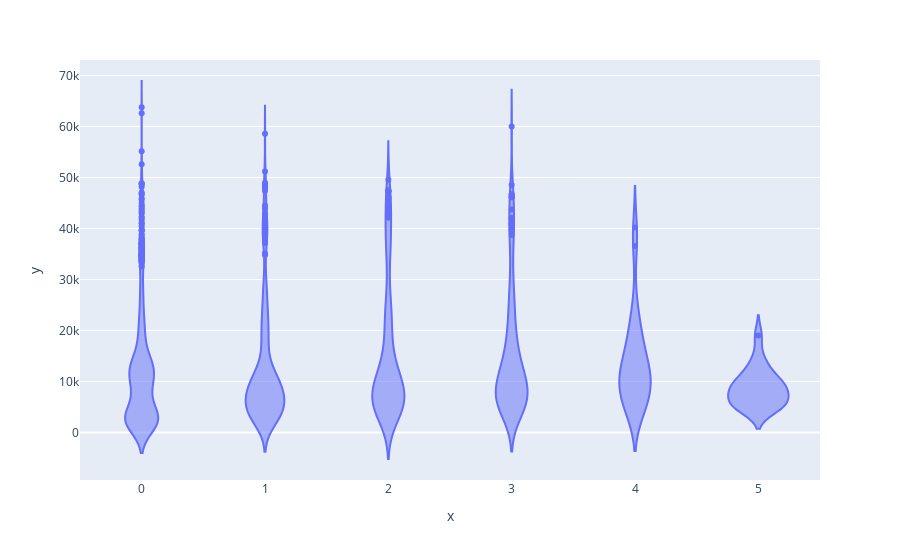

Notebook cell for this chart:
### Code cell
px.violin(x=df['children'],y=df['charges'])

### Figure 1 — Plotly figure (JSON) as saved in the notebook; plotly's stock layout.template omitted (floating-point values rounded to 4 significant figures; data arrays with more than 128 entries replaced by an {"elided": "..."} marker saying what was removed)
{"data": [{"alignmentgroup": "True", "box": {"visible": false}, "hovertemplate": "x=%{x}<br>y=%{y}<extra></extra>", "legendgroup": "", "marker": {"color": "#636efa"}, "name": "", "offsetgroup": "", "orientation": "v", "scalegroup": "True", "showlegend": false, "type": "violin", "x": {"elided": "1338 int values"}, "x0": " ", "xaxis": "x", "y": {"elided": "1338 float values"}, "y0": " ", "yaxis": "y"}], "layout": {"legend": {"tracegroupgap": 0}, "margin": {"t": 60}, "violinmode": "group", "xaxis": {"anchor": "y", "domain": [0, 1], "title": {"text": "x"}}, "yaxis": {"anchor": "x", "domain": [0, 1], "title": {"text": "y"}}}}
